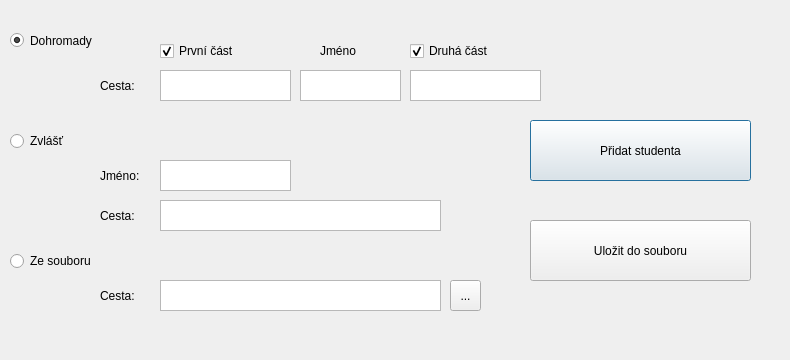
<?xml version="1.0" encoding="UTF-8"?>
<ui version="4.0">
 <class>AddStudents</class>
 <widget class="QDialog" name="AddStudents">
  <property name="geometry">
   <rect>
    <x>0</x>
    <y>0</y>
    <width>790</width>
    <height>360</height>
   </rect>
  </property>
  <property name="windowTitle">
   <string>Přidat studenty</string>
  </property>
  <widget class="QRadioButton" name="radioButton_Dohromady">
   <property name="geometry">
    <rect>
     <x>10</x>
     <y>30</y>
     <width>111</width>
     <height>21</height>
    </rect>
   </property>
   <property name="text">
    <string>Dohromady</string>
   </property>
   <property name="checked">
    <bool>true</bool>
   </property>
  </widget>
  <widget class="QRadioButton" name="radioButton_Zvlast">
   <property name="geometry">
    <rect>
     <x>10</x>
     <y>130</y>
     <width>117</width>
     <height>22</height>
    </rect>
   </property>
   <property name="text">
    <string>Zvlášť</string>
   </property>
  </widget>
  <widget class="QRadioButton" name="radioButton_Soubor">
   <property name="geometry">
    <rect>
     <x>10</x>
     <y>250</y>
     <width>117</width>
     <height>22</height>
    </rect>
   </property>
   <property name="text">
    <string>Ze souboru</string>
   </property>
  </widget>
  <widget class="QCheckBox" name="checkBox_First">
   <property name="geometry">
    <rect>
     <x>160</x>
     <y>40</y>
     <width>97</width>
     <height>22</height>
    </rect>
   </property>
   <property name="text">
    <string>První část</string>
   </property>
   <property name="checked">
    <bool>true</bool>
   </property>
  </widget>
  <widget class="QCheckBox" name="checkBox_Second">
   <property name="geometry">
    <rect>
     <x>410</x>
     <y>40</y>
     <width>97</width>
     <height>22</height>
    </rect>
   </property>
   <property name="text">
    <string>Druhá část</string>
   </property>
   <property name="checked">
    <bool>true</bool>
   </property>
  </widget>
  <widget class="QPlainTextEdit" name="plainTextEdit_DohromadyPath1">
   <property name="geometry">
    <rect>
     <x>160</x>
     <y>70</y>
     <width>131</width>
     <height>31</height>
    </rect>
   </property>
  </widget>
  <widget class="QPlainTextEdit" name="plainTextEdit_DohromadyName">
   <property name="geometry">
    <rect>
     <x>300</x>
     <y>70</y>
     <width>101</width>
     <height>31</height>
    </rect>
   </property>
  </widget>
  <widget class="QPlainTextEdit" name="plainTextEdit_DohromadyPath2">
   <property name="geometry">
    <rect>
     <x>410</x>
     <y>70</y>
     <width>131</width>
     <height>31</height>
    </rect>
   </property>
  </widget>
  <widget class="QLabel" name="label_DohromadyName">
   <property name="geometry">
    <rect>
     <x>320</x>
     <y>40</y>
     <width>67</width>
     <height>21</height>
    </rect>
   </property>
   <property name="text">
    <string>Jméno</string>
   </property>
  </widget>
  <widget class="QPlainTextEdit" name="plainTextEdit_ZvlastName">
   <property name="geometry">
    <rect>
     <x>160</x>
     <y>160</y>
     <width>131</width>
     <height>31</height>
    </rect>
   </property>
  </widget>
  <widget class="QPlainTextEdit" name="plainTextEdit_ZvlastPath">
   <property name="geometry">
    <rect>
     <x>160</x>
     <y>200</y>
     <width>281</width>
     <height>31</height>
    </rect>
   </property>
  </widget>
  <widget class="QLabel" name="label_ZvlastName">
   <property name="geometry">
    <rect>
     <x>100</x>
     <y>160</y>
     <width>51</width>
     <height>31</height>
    </rect>
   </property>
   <property name="text">
    <string>Jméno:</string>
   </property>
  </widget>
  <widget class="QLabel" name="label_ZvlastPath">
   <property name="geometry">
    <rect>
     <x>100</x>
     <y>200</y>
     <width>41</width>
     <height>31</height>
    </rect>
   </property>
   <property name="text">
    <string>Cesta:</string>
   </property>
  </widget>
  <widget class="QPlainTextEdit" name="plainTextEdit_SouborPath">
   <property name="geometry">
    <rect>
     <x>160</x>
     <y>280</y>
     <width>281</width>
     <height>31</height>
    </rect>
   </property>
  </widget>
  <widget class="QLabel" name="label_SouborPath">
   <property name="geometry">
    <rect>
     <x>100</x>
     <y>280</y>
     <width>41</width>
     <height>31</height>
    </rect>
   </property>
   <property name="text">
    <string>Cesta:</string>
   </property>
  </widget>
  <widget class="QLabel" name="label_DohromadyPath">
   <property name="geometry">
    <rect>
     <x>100</x>
     <y>70</y>
     <width>51</width>
     <height>31</height>
    </rect>
   </property>
   <property name="text">
    <string>Cesta:</string>
   </property>
  </widget>
  <widget class="QPushButton" name="pushButton_Add">
   <property name="geometry">
    <rect>
     <x>530</x>
     <y>120</y>
     <width>221</width>
     <height>61</height>
    </rect>
   </property>
   <property name="text">
    <string>Přidat studenta</string>
   </property>
  </widget>
  <widget class="QLabel" name="label_ButtonAdd">
   <property name="geometry">
    <rect>
     <x>530</x>
     <y>180</y>
     <width>261</width>
     <height>31</height>
    </rect>
   </property>
   <property name="text">
    <string/>
   </property>
  </widget>
  <widget class="QPushButton" name="pushButton_Write">
   <property name="geometry">
    <rect>
     <x>530</x>
     <y>220</y>
     <width>221</width>
     <height>61</height>
    </rect>
   </property>
   <property name="text">
    <string>Uložit do souboru</string>
   </property>
  </widget>
  <widget class="QLabel" name="label_ButtonFile">
   <property name="geometry">
    <rect>
     <x>530</x>
     <y>280</y>
     <width>221</width>
     <height>51</height>
    </rect>
   </property>
   <property name="text">
    <string/>
   </property>
  </widget>
  <widget class="QToolButton" name="toolButton">
   <property name="geometry">
    <rect>
     <x>450</x>
     <y>280</y>
     <width>31</width>
     <height>31</height>
    </rect>
   </property>
   <property name="text">
    <string>...</string>
   </property>
  </widget>
 </widget>
 <resources/>
 <connections/>
</ui>
